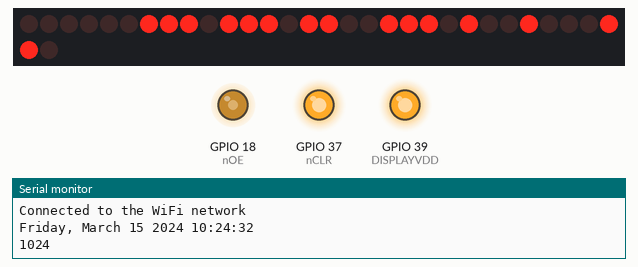
Bench run of a sketch on a simulated ESP32. Parts: 32 shift-register outputs drawn as a row of LEDs (first output left, lit = HIGH), output pins drawn as LEDs (lit = HIGH), the last lines printed to the serial monitor. Wiring (inferred from the names in the program): 4 × shift register (74HC595): data GPIO 16; shift clock GPIO 35; latch GPIO 33. Wiring (inferred from the signals the program sends): row of LEDs: on Q0, Q1, Q2, Q3, Q4, Q5, Q6, Q7, Q8, Q9, Q10, Q11, Q12, Q13, Q14, Q15, Q16, Q17, Q18, Q19, Q20, Q21, Q22, Q23, Q24, Q25, Q26, Q27, Q28, Q29, Q30, Q31. WiFi joins after 1.5 s; servers stay silent unless stated; the local clock reads 2024-03-15 10:24:30 at power-on unless the sketch sets it; not simulated (calls return 0 or success): WiFiCredentials.h; pins used as bus, display or sensor lines are not drawn.

Above: at 2.1 s.
At 32.1 s:
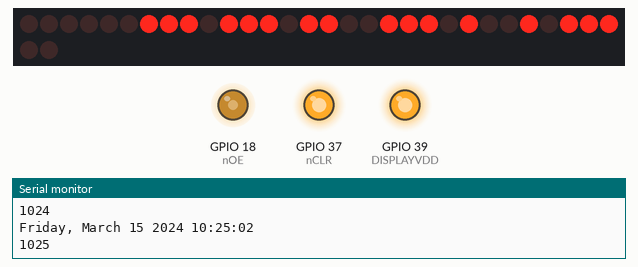
At 92.1 s:
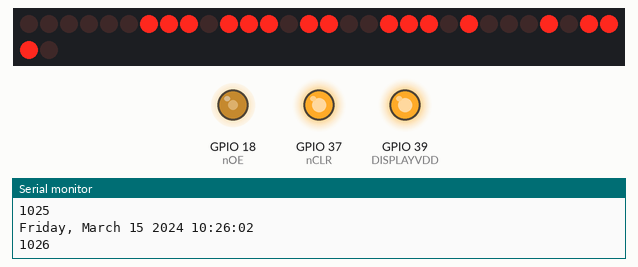
Timing chart, 0 to 93.6 s (numbered marks = the images above):
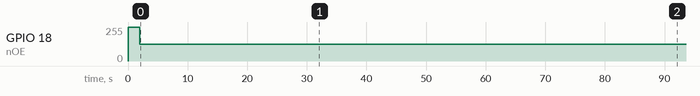

Measured:
- by itself, GPIO 18 (nOE): 254/255 → 127/255 at 2.0 s

The sketch:

Clock.ino
```cpp
#include "WiFiCredentials.h"
#include "DisplayPinDefs.h"

#include <WiFi.h>
#include "time.h"

struct tm timeinfo;

void DisplayNumber(int numberToDisplay){
  int firstDigit = numberToDisplay % 10;
  int secondDigit = ((numberToDisplay % 100) - firstDigit)/10;
  int thirdDigit = ((numberToDisplay % 1000 - (secondDigit*10)) - firstDigit)/100;
  int fourthDigit = (numberToDisplay - (thirdDigit * 100) - (secondDigit * 10) - firstDigit)/1000;
  //shift data to 595
  shiftOut(SER, SRCLK, LSBFIRST, displayData[firstDigit]);
  shiftOut(SER, SRCLK, LSBFIRST, displayData[secondDigit]);
  shiftOut(SER, SRCLK, LSBFIRST, displayData[thirdDigit]);
  shiftOut(SER, SRCLK, LSBFIRST, displayData[fourthDigit]);
  //push data to storage register
  digitalWrite(RCLK, HIGH);
  delayMicroseconds(100);
  digitalWrite(RCLK, LOW);
}

void initWifi() {
  // Connect to Wi-Fi
  WiFi.begin(ssid, password);
  while (WiFi.status() != WL_CONNECTED) {
    delay(1000);
    Serial.println("Connecting to WiFi...");
  }
  // Initialize a time structure and set the timezone, e.g., GMT-8
  configTime(-5 * 3600, 3600, "pool.ntp.org", "time.nist.gov");
  Serial.println("Connected to the WiFi network");
}


void setup() {
  Serial.begin(115200);

  pinMode(DISPLAYVDD, OUTPUT);
  digitalWrite(DISPLAYVDD, HIGH);

  pinMode(nOE, OUTPUT);
  pinMode(nCLR, OUTPUT);
  pinMode(SER, OUTPUT);
  pinMode(RCLK, OUTPUT);
  pinMode(SRCLK, OUTPUT);

  digitalWrite(nCLR, HIGH);
  analogWrite(nOE, 254);

  initWifi();
}

int getTime(){

  int timenow;
  if (!getLocalTime(&timeinfo)) {
    Serial.println("Failed to obtain time");
    return 0;
  }
  Serial.println(&timeinfo, "%A, %B %d %Y %H:%M:%S");  // Print the time in a more readable format
  if(timeinfo.tm_hour > 12){
    timenow = (timeinfo.tm_hour % 12) * 100 + timeinfo.tm_min;
  }
  else{
    timenow = (timeinfo.tm_hour) * 100 + timeinfo.tm_min;
  }
  Serial.println(timenow);
  return timenow;
}

void loop() {

  DisplayNumber(getTime());

  if(timeinfo.tm_hour == 1 && millis() > (1000 * 60 * 60 * 23)){
    ESP.restart();
  }

  if((timeinfo.tm_hour == 7 && timeinfo.tm_min >= 30)){
    analogWrite(nOE, 0);
  }
  else if(timeinfo.tm_hour > 7){
    analogWrite(nOE, 127);
  }
  else{
    analogWrite(nOE, 254);
  }

  delay(10000);  // Update every 10 seconds

}
```

DisplayPinDefs.h
```cpp
#define SER 16
#define nOE 18
#define RCLK 33
#define SRCLK 35
#define nCLR 37
#define DISPLAYVDD 39

uint8_t displayData[] ={
0b10111011,
0b00000011,
0b00111010,
0b00011110,
0b01000110,
0b01011100,
0b00101110,
0b00110010,
0b01111110,
0b01011110
};
```
